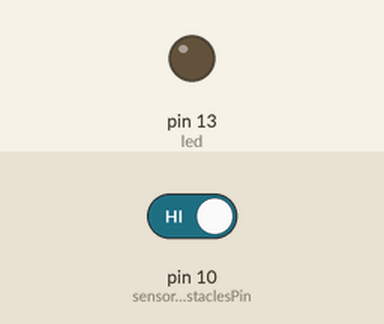
This sketch was run on a simulated Arduino Uno, built with avr-gcc and run on an emulated ATmega328P. Shown: output pins drawn as LEDs (lit = HIGH). The test bench sets the inputs (shaded band); at power-on: pin 10 (sensorObstaclesPin) HIGH.

Above: at 1.2 s.
1.3 s: pin 10 (sensorObstaclesPin) driven LOW
At 1.9 s:
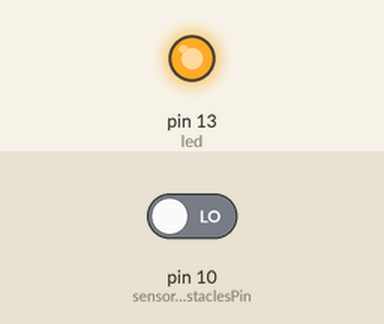
2.8 s: pin 10 (sensorObstaclesPin) driven HIGH
At 4.2 s:
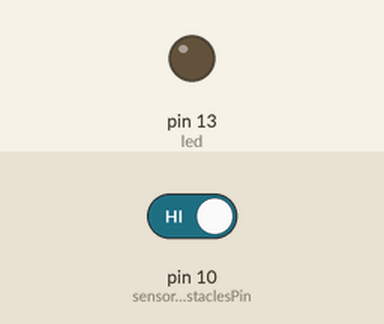
Timing chart, 0 to 5.8 s (numbered marks = the images above; inputs shaded):
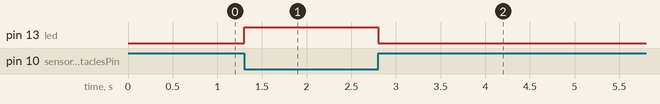

The sketch:

Touch_laser.ino
```cpp
int led = 13 ;// define LED Interface
int sensorObstaclesPin = 10; // назначение пина для датчика
int value ;// переменная для значения с датчика
void setup ()
{
  pinMode (led, OUTPUT) ;
  pinMode (sensorObstaclesPin, INPUT);
}
void loop ()
{
  value = digitalRead (sensorObstaclesPin) ;// чтение значения с датчика
  if (value == LOW) // когда датчик определил препятсвие светодиод горит
  {
    digitalWrite (led, HIGH);
  }
  else
  {
    digitalWrite (led, LOW);
  }
}
```

Measured:
- after the input at 1.3 s, pin 13 (led): LOW → HIGH at once
- after the input at 2.8 s, pin 13 (led): HIGH → LOW at once
